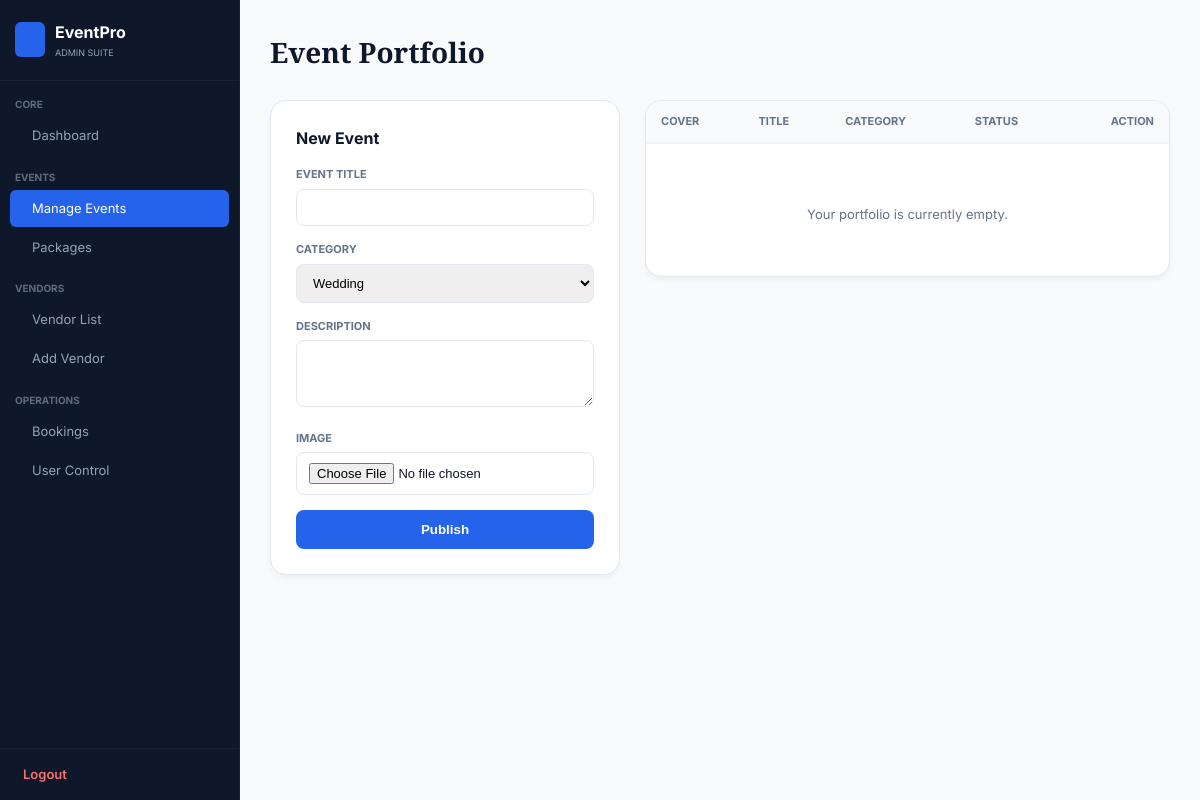
The page /views/admin/manage_events.php (signed in) on the database as committed earlier.
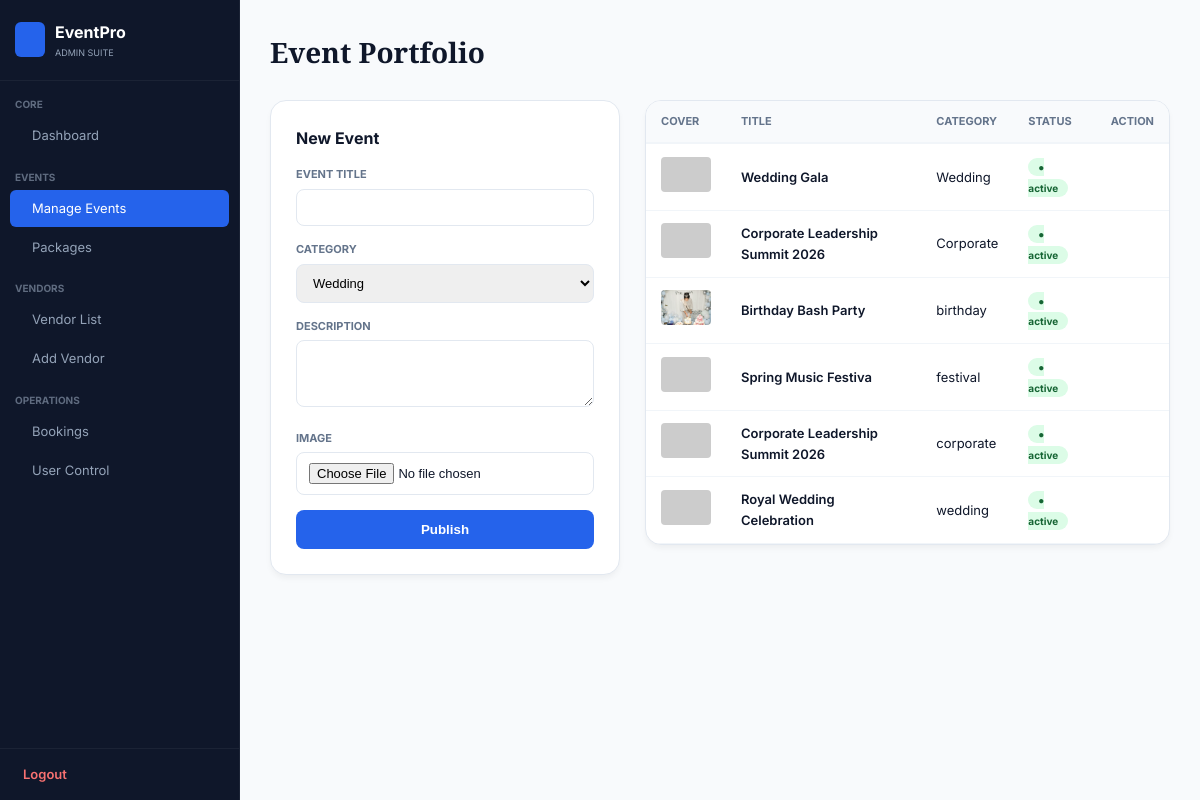
The same page on the database as committed later.
### tables this page shows
CREATE TABLE `events` (
  `id` int(11) NOT NULL,
  `name` varchar(255) NOT NULL,
  `category` varchar(100) NOT NULL,
  `description` text DEFAULT NULL,
  `image` varchar(255) DEFAULT NULL,
  `created_at` datetime DEFAULT current_timestamp(),
  `status` enum('active','inactive') DEFAULT 'active'
);

### views/admin/manage_events.php (the view, shortened to what this page needs)
<?php
require_once('../../config/db_connect.php');
?>
<!DOCTYPE html>
<html lang="en">
<head>
    <link rel="stylesheet" href="https://cdn.jsdelivr.net/npm/@tabler/icons-webfont@latest/tabler-icons.min.css">
</head>
<body>
    <div class="admin-shell">
        <?php include('sidebar.php'); ?>
        <main class="admin-content">
            <h1 class="page-title">Event Portfolio</h1>
            <div class="grid-container">
                <div class="card">
                    <h3 style="margin-bottom: 15px; font-size: 16px;"><i class="ti ti-plus"></i> New Event</h3>
                    <form action="" method="POST" enctype="multipart/form-data">
                        <div class="form-group"><label>Event Title</label><input type="text" name="name" class="form-control" required></div>
                        <div class="form-group">
                            <label>Category</label>
                            <select name="category" class="form-control">
                                <option value="Wedding">Wedding</option>
                            </select>
                        </div>
                        <div class="form-group"><label>Description</label><textarea name="description" class="form-control" rows="3"></textarea></div>
                        <div class="form-group"><label>Image</label><input type="file" name="image" class="form-control"></div>
                        <button type="submit" name="add_event" class="btn-primary">Publish</button>
                    </form>
                </div>
                <div class="card" style="padding: 0; overflow: hidden;">
                    <table class="data-table">
                        <thead>
                            <tr>
                                <th>Cover</th>
                                <th>Title</th>
                                <th>Category</th>
                                <th>Status</th>
                                <th style="text-align: right;">Action</th>
                            </tr>
                        </thead>
                        <tbody>
                            <?php
                            $res = mysqli_query($conn, "SELECT * FROM events ORDER BY id DESC");
                            if($res && mysqli_num_rows($res) > 0) {
                                while($row = mysqli_fetch_assoc($res)){ ?>
                                    <tr>
                                        <td><img src="../../uploads/events/<?php echo $row['image']; ?>" style="width: 50px; height: 35px; object-fit: cover; border-radius: 4px;" onerror="this.src='https://via.placeholder.com/50x35'"></td>
                                        <td><div style="font-weight: 600;"><?php echo htmlspecialchars($row['name']); ?></div></td>
                                        <td><?php echo $row['category']; ?></td>
                                        <td><span class="status-badge">● <?php echo $row['status']; ?></span></td>
                                        <td style="text-align: right;">
                                        </td>
                                    </tr>
                                <?php }
                            } else {
                                echo "<tr><td colspan='5' style='text-align:center; padding: 50px; color: var(--slate-500);'>
                                    <i class='ti ti-archive' style='font-size: 32px; display: block; margin-bottom: 10px;'></i>
                                    Your portfolio is currently empty.
                                </td></tr>";
                            }
                            ?>
                        </tbody>
                    </table>
                </div>
            </div>
        </main>
    </div>
</body>
</html>

### views/admin/sidebar.php (shortened to what this page needs)
<?php
$current_page = basename($_SERVER['PHP_SELF']);
?>
<link rel="stylesheet" href="https://cdn.jsdelivr.net/npm/@tabler/icons-webfont@latest/tabler-icons.min.css">
<aside class="admin-sidebar">
    <div class="brand-section">
        <div class="brand-icon"><i class="ti ti-layout-dashboard"></i></div>
        <div class="brand-text"><h2>EventPro</h2><p>Admin Suite</p></div>
    </div>
    <div class="nav-section">Core</div>
    <div class="side-nav">
        <a href="dashboard.php" class="side-link <?php echo ($current_page == 'dashboard.php') ? 'active' : ''; ?>">
            <i class="ti ti-chart-pie"></i> <span>Dashboard</span>
        </a>
    </div>
    <div class="nav-section">Events</div>
    <div class="side-nav">
        <a href="manage_events.php" class="side-link <?php echo ($current_page == 'manage_events.php') ? 'active' : ''; ?>">
            <i class="ti ti-calendar-event"></i> <span>Manage Events</span>
        </a>
        <a href="manage_packages.php" class="side-link <?php echo ($current_page == 'manage_packages.php') ? 'active' : ''; ?>">
            <i class="ti ti-packages"></i> <span>Packages</span>
        </a>
    </div>
    <div class="nav-section">Vendors</div>
    <div class="side-nav">
        <a href="manage_vendors.php" class="side-link <?php echo ($current_page == 'manage_vendors.php') ? 'active' : ''; ?>">
            <i class="ti ti-building-store"></i> <span>Vendor List</span>
        </a>
        <a href="add_vendor.php" class="side-link <?php echo ($current_page == 'add_vendor.php') ? 'active' : ''; ?>">
            <i class="ti ti-plus"></i> <span>Add Vendor</span>
        </a>
    </div>
    <div class="nav-section">Operations</div>
    <div class="side-nav">
        <a href="manage_bookings.php" class="side-link <?php echo ($current_page == 'manage_bookings.php') ? 'active' : ''; ?>">
            <i class="ti ti-receipt"></i> <span>Bookings</span>
        </a>
        <a href="manage_users.php" class="side-link <?php echo ($current_page == 'manage_users.php') ? 'active' : ''; ?>">
            <i class="ti ti-users"></i> <span>User Control</span>
        </a>
    </div>
    <div class="logout-section">
        <a href="../auth/logout.php" class="logout-btn"><i class="ti ti-logout"></i> Logout</a>
    </div>
</aside>

### views/admin/manage_events.php (style rules this page uses)
:root { --primary: #2563eb; --dark: #0f172a; --slate-500: #64748b; --bg-light: #f8fafc; }
* { box-sizing: border-box; margin: 0; padding: 0; }
body { font-family: 'Inter', sans-serif; background: var(--bg-light); color: var(--dark); line-height: 1.6; }
.admin-shell { display: flex; min-height: 100vh; }
.admin-content { margin-left: 240px; flex: 1; padding: 30px; width: calc(100% - 240px); }
.page-title { font-family: 'Playfair Display', serif; font-size: 28px; font-weight: 700; margin-bottom: 25px; }
.grid-container { display: grid; grid-template-columns: 350px 1fr; gap: 25px; align-items: start; }
.card { background: #fff; padding: 25px; border-radius: 16px; border: 1px solid #e2e8f0; box-shadow: 0 4px 6px -1px rgba(0,0,0,0.05); }
.form-group { margin-bottom: 15px; }
.form-group label { display: block; font-size: 11px; font-weight: 700; color: var(--slate-500); text-transform: uppercase; margin-bottom: 5px; }
.form-control { width: 100%; padding: 10px 12px; border: 1px solid #e2e8f0; border-radius: 8px; font-size: 13px; }
.btn-primary { background: var(--primary); color: white; border: none; padding: 12px; width: 100%; border-radius: 8px; font-weight: 600; cursor: pointer; }
.data-table { width: 100%; border-collapse: collapse; }
.data-table th { background: #f8fafc; text-align: left; padding: 12px 15px; font-size: 11px; text-transform: uppercase; color: var(--slate-500); border-bottom: 2px solid #f1f5f9; }
.data-table td { padding: 12px 15px; border-bottom: 1px solid #f1f5f9; font-size: 13px; vertical-align: middle; }
.status-badge { background: #dcfce7; color: #166534; padding: 3px 10px; border-radius: 20px; font-size: 10px; font-weight: 700; }

### views/admin/sidebar.php (style rules this page uses)
:root { --side-bg: #0f172a; --side-hover: #1e293b; --side-active: #2563eb; --side-text: #94a3b8; }
.admin-sidebar { width: 240px; background: var(--side-bg); color: #fff; position: fixed; top: 0; left: 0; height: 100vh; z-index: 1000; overflow-y: auto; border-right: 1px solid rgba(255,255,255,0.05); font-family: 'Inter', sans-serif; display: flex; flex-direction: column; }
.brand-section { padding: 20px 15px; display: flex; align-items: center; gap: 10px; border-bottom: 1px solid rgba(255,255,255,0.05); }
.brand-icon { width: 30px; height: 35px; background: var(--side-active); border-radius: 6px; display: flex; align-items: center; justify-content: center; }
.brand-text h2 { margin: 0; font-size: 16px; font-weight: 700; }
.brand-text p { margin: 0; font-size: 9px; color: var(--side-text); text-transform: uppercase; }
.nav-section { padding: 15px 15px 5px; font-size: 10px; color: var(--side-text); text-transform: uppercase; font-weight: 700; opacity: 0.6; }
.side-nav { padding: 0 10px; display: flex; flex-direction: column; gap: 2px; }
.side-link { display: flex; align-items: center; gap: 10px; padding: 8px 12px; color: var(--side-text); text-decoration: none; border-radius: 6px; font-size: 13px; transition: 0.2s; }
.side-link:hover, .side-link.active { background: var(--side-active); color: #fff; }
.logout-section { margin-top: auto; padding: 15px; border-top: 1px solid rgba(255,255,255,0.05); }
.logout-btn { display: flex; align-items: center; gap: 8px; color: #f87171; text-decoration: none; font-size: 13px; font-weight: 600; }

Rows that differ between the two databases and show on the page:
added events: name "Wedding Gala", category "Wedding", status "active"
added events: name "Corporate Leadership Summit 2026", category "Corporate", status "active"
added events: image (picture), name "Birthday Bash Party", category "birthday", status "active"
added events: name "Spring Music Festiva", category "festival", status "active"
added events: name "Corporate Leadership Summit 2026", category "corporate", status "active"
added events: name "Royal Wedding Celebration", category "wedding", status "active"
Other text that changed with them:
text no longer shown: "Your portfolio is currently empty."
